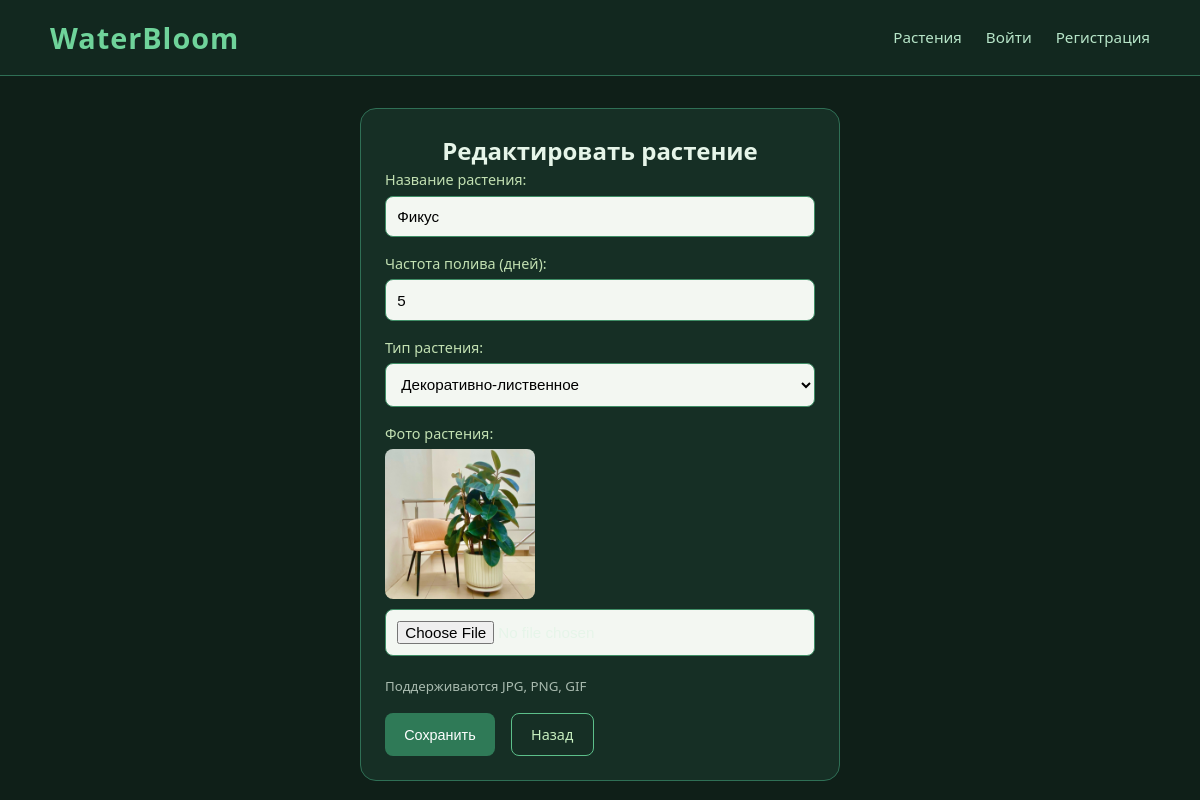
Page /plant/1/edit/ on the committed database.
### plants/models.py (models this page shows, shortened)
class Plant(models.Model):
    name = models.CharField(max_length=100, verbose_name="Название растения")
    watering_frequency = models.IntegerField(verbose_name="Частота полива (дней)")
    last_watered = models.DateField(null=True, blank=True, verbose_name="Дата последнего полива")
    plant_type = models.CharField(
        max_length=20,
        choices=PlantType.choices,
        default=PlantType.LEAFY,
        verbose_name="Тип растения"
    )
    image = models.ImageField(upload_to='plants/', null=True, blank=True, verbose_name="Фото растения")

### plants/views.py (the view, shortened to what this page needs)
# urls.py: path('plant/<int:pk>/edit/', views.plant_edit, name='plant_edit'),
def plant_edit(request, pk):
    plant = get_object_or_404(Plant, id=pk)
    return render(request, 'plants/plant_form.html', {'plant': plant})

### plants/templates/plants/plant_form.html (shortened to what this page needs)
{% extends 'base.html' %}
{% block content %}
<div class="form-container">
    <h2 style="text-align: center;">{% if plant %}Редактировать растение{% else %}Добавить растение{% endif %}</h2>
    <form method="post" enctype="multipart/form-data">
        <label>Название растения:</label>
        <input type="text" name="name" value="{{ plant.name|default:'' }}" required>
        <label>Частота полива (дней):</label>
        <input type="number" name="watering_frequency" value="{{ plant.watering_frequency|default:'' }}" required>
        <label>Тип растения:</label>
        <select name="plant_type" required>
            <option value="leafy" {% if plant.plant_type == 'leafy' %}selected{% endif %}>Декоративно-лиственное</option>
        </select>
        <label>Фото растения:</label>
        {% if plant and plant.image %}
            <div style="margin-bottom: 10px;">
                <img src="{{ plant.image.url }}" alt="{{ plant.name }}" style="max-width: 150px; max-height: 150px; border-radius: 8px;">
            </div>
        {% endif %}
        <input type="file" name="image" accept="image/*">
        <small style="display: block; margin-top: 5px; opacity: 0.7;">Поддерживаются JPG, PNG, GIF</small>
        <div style="display: flex; gap: 1rem; margin-top: 1rem;">
            <button type="submit" class="btn">Сохранить</button>
            <a href="{% url 'plant_list' %}" class="btn btn-outline">Назад</a>
        </div>
    </form>
</div>
{% endblock %}

### static/css/style.css (style rules this page uses)
* { margin: 0; padding: 0; box-sizing: border-box; }
body { background: #0f1f18; font-family: 'Segoe UI', 'Montserrat', system-ui, sans-serif; min-height: 100vh; color: #e6f5e9; line-height: 1.5; }
.btn { display: inline-block; background: #2f7a57; color: white; padding: 0.6rem 1.2rem; border-radius: 8px; border: none; cursor: pointer; font-size: 0.9rem; text-decoration: none; transition: background 0.2s; text-align: center; }
.btn-outline { background: transparent; border: 1px solid #5cbf8a; color: #c8f0c0; }
.form-container { background: #162f25; border: 1px solid #2f6f55; border-radius: 16px; padding: 1.5rem; max-width: 480px; margin: 2rem auto; }
input, select, textarea { width: 100%; padding: 0.7rem; margin-bottom: 1rem; border: 1px solid #3f8e66; border-radius: 8px; background: #f3f7f2; font-size: 0.95rem; }
label { display: block; margin-bottom: 0.3rem; font-size: 0.9rem; color: #c2e0b2; }
img { max-width: 100%; height: auto; display: block; }
button { white-space: nowrap; }

### rows in the picture
Plant: name "Фикус", watering_frequency "5", plant_type "Декоративно-лиственное", image (picture)
